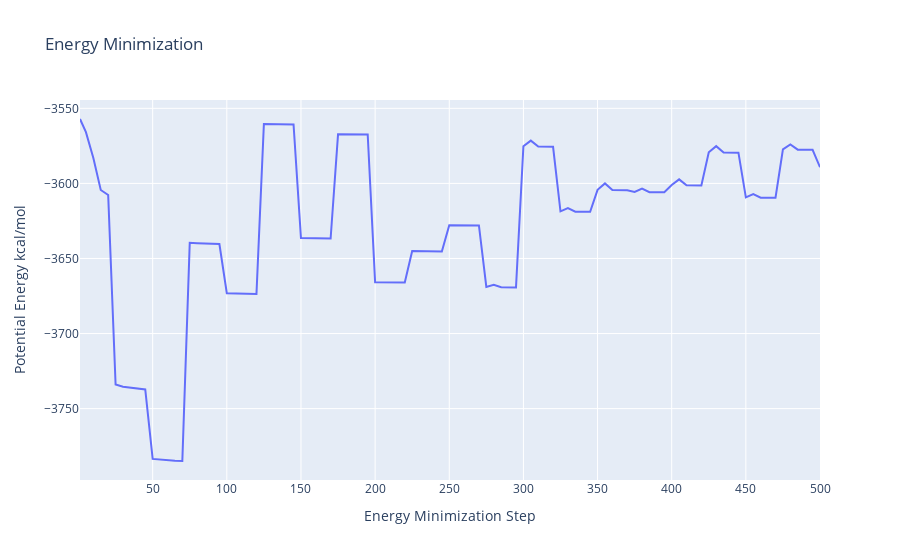

The notebook cell saved with this chart:
### Code cell
#Read data from file and filter energy values higher than 1000 Kj/mol^-1
with open(output_n_min_dat_path,'r') as energy_file:
    x,y = map(
        list,
        zip(*[
            (float(line.split()[0]),float(line.split()[1]))
            for line in energy_file 
            if not line.startswith(("#","@")) 
            if float(line.split()[1]) < 1000 
        ])
    )

plotly.offline.init_notebook_mode(connected=True)

fig = {
    "data": [go.Scatter(x=x, y=y)],
    "layout": go.Layout(title="Energy Minimization",
                        xaxis=dict(title = "Energy Minimization Step"),
                        yaxis=dict(title = "Potential Energy kcal/mol")
                       )
}

plotly.offline.iplot(fig)

### Figure 1 — Plotly figure (JSON) as saved in the notebook; plotly's stock layout.template omitted (floating-point values rounded to 4 significant figures)
{"data": [{"type": "scatter", "x": [1, 5, 10, 15, 20, 25, 30, 35, 40, 45, 50, 55, 60, 65, 70, 75, 80, 85, 90, 95, 100, 105, 110, 115, 120, 125, 130, 135, 140, 145, 150, 155, 160, 165, 170, 175, 180, 185, 190, 195, 200, 205, 210, 215, 220, 225, 230, 235, 240, 245, 250, 255, 260, 265, 270, 275, 280, 285, 290, 295, 300, 305, 310, 315, 320, 325, 330, 335, 340, 345, 350, 355, 360, 365, 370, 375, 380, 385, 390, 395, 400, 405, 410, 415, 420, 425, 430, 435, 440, 445, 450, 455, 460, 465, 470, 475, 480, 485, 490, 495, 500], "y": [-3557.0, -3566.0, -3583.0, -3604.0, -3608.0, -3734, -3735.0, -3736, -3737.0, -3737.0, -3784.0, -3784, -3784.0, -3785.0, -3785.0, -3640.0, -3640.0, -3640.0, -3640.0, -3640.0, -3673.0, -3673.0, -3673.0, -3674.0, -3674.0, -3560.0, -3560.0, -3561.0, -3561.0, -3561.0, -3636.0, -3636.0, -3637.0, -3637.0, -3637.0, -3567.0, -3567.0, -3567.0, -3567.0, -3567.0, -3666.0, -3666.0, -3666.0, -3666, -3666, -3645.0, -3645.0, -3645.0, -3645.0, -3645.0, -3628.0, -3628.0, -3628.0, -3628, -3628, -3669.0, -3668.0, -3669.0, -3669.0, -3669.0, -3575.0, -3572.0, -3575.0, -3576.0, -3576.0, -3619.0, -3616.0, -3619.0, -3619.0, -3619.0, -3604.0, -3600, -3604.0, -3604.0, -3604.0, -3606.0, -3603.0, -3606.0, -3606.0, -3606.0, -3601.0, -3597.0, -3601.0, -3601.0, -3601.0, -3579.0, -3575.0, -3579.0, -3580.0, -3580.0, -3609.0, -3607.0, -3610.0, -3610.0, -3610.0, -3577.0, -3574, -3578.0, -3578.0, -3578.0, -3589.0]}], "layout": {"title": {"text": "Energy Minimization"}, "xaxis": {"title": {"text": "Energy Minimization Step"}}, "yaxis": {"title": {"text": "Potential Energy kcal/mol"}}}}
